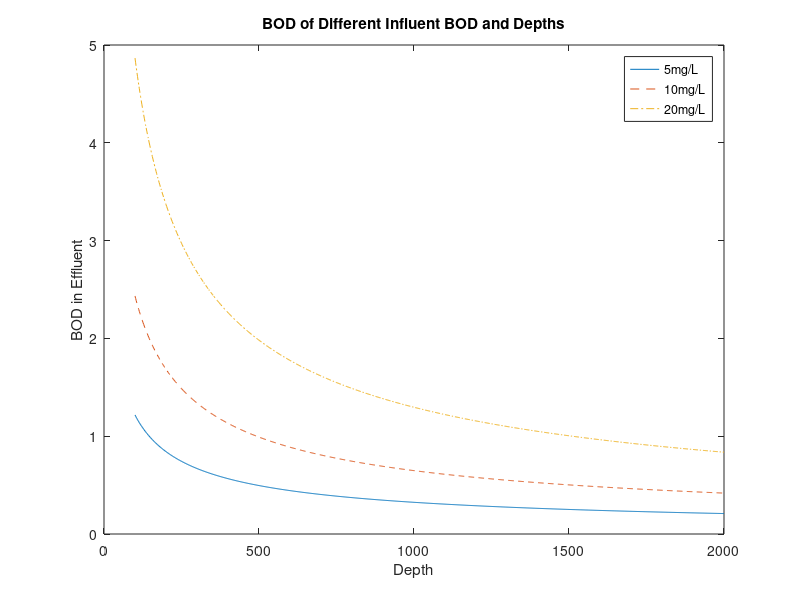

Reproduce this figure in MATLAB.
%% [ARTEM DUDKO] - [LAB #5] - [2/19/2020]
%% [PROBLEM #33]
format compact, clear, clc, close all

V = [0.065:0.001:1];
T = 297;
R = 0.08206;
a = 3.592;
b = 0.04267;  
n = 1;
idealP = n*R*T./V;
waalsP = (n.*R.*T) ./ (V-n.*b) - n^2.*a ./ (V.^2);
plot(V,idealP,'--',V,waalsP,'-');
ylabel('Pressure, (atm)');
xlabel('Volume, (L)');
title('Ideal vs. Van Der Waals Equations');
legend('Ideal Gas Equation','van der Waals Equation');

%% [PROBLEM #38]
format compact, clear, clc, close all

Q = 300;
D = [100:2:2000];
Lo = [5 10 20]';
Lc = Lo ./ ((1 + (2.5*D.^(2/3) ./ sqrt(Q))));
plot(D,Lc(1,:),D,Lc(2,:),'--',D,Lc(3,:),'-.');
ylabel('BOD in Effluent');
xlabel('Depth');
title('BOD of Different Influent BOD and Depths');
legend('5mg/L','10mg/L','20mg/L');





